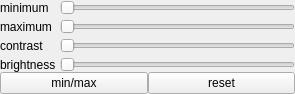
<?xml version="1.0" encoding="UTF-8"?>
<ui version="4.0">
 <class>Form</class>
 <widget class="QWidget" name="Form">
  <property name="geometry">
   <rect>
    <x>0</x>
    <y>0</y>
    <width>295</width>
    <height>132</height>
   </rect>
  </property>
  <property name="sizePolicy">
   <sizepolicy hsizetype="MinimumExpanding" vsizetype="Minimum">
    <horstretch>0</horstretch>
    <verstretch>0</verstretch>
   </sizepolicy>
  </property>
  <property name="maximumSize">
   <size>
    <width>16777125</width>
    <height>16777215</height>
   </size>
  </property>
  <property name="windowTitle">
   <string>Form</string>
  </property>
  <layout class="QVBoxLayout" name="verticalLayout_2" stretch="0">
   <property name="spacing">
    <number>-1</number>
   </property>
   <property name="sizeConstraint">
    <enum>QLayout::SetMaximumSize</enum>
   </property>
   <property name="margin">
    <number>0</number>
   </property>
   <item>
    <layout class="QVBoxLayout" name="vbox">
     <property name="spacing">
      <number>0</number>
     </property>
     <property name="leftMargin">
      <number>0</number>
     </property>
     <property name="topMargin">
      <number>0</number>
     </property>
     <property name="rightMargin">
      <number>0</number>
     </property>
     <item>
      <layout class="QGridLayout" name="gbox">
       <property name="spacing">
        <number>4</number>
       </property>
       <item row="0" column="1">
        <widget class="QSlider" name="minimum">
         <property name="sizePolicy">
          <sizepolicy hsizetype="MinimumExpanding" vsizetype="Fixed">
           <horstretch>0</horstretch>
           <verstretch>0</verstretch>
          </sizepolicy>
         </property>
         <property name="orientation">
          <enum>Qt::Horizontal</enum>
         </property>
         <property name="tickPosition">
          <enum>QSlider::NoTicks</enum>
         </property>
        </widget>
       </item>
       <item row="3" column="0">
        <widget class="QLabel" name="brigthLbl">
         <property name="sizePolicy">
          <sizepolicy hsizetype="Preferred" vsizetype="Preferred">
           <horstretch>0</horstretch>
           <verstretch>0</verstretch>
          </sizepolicy>
         </property>
         <property name="text">
          <string>brightness</string>
         </property>
        </widget>
       </item>
       <item row="1" column="1">
        <widget class="QSlider" name="maximum">
         <property name="sizePolicy">
          <sizepolicy hsizetype="MinimumExpanding" vsizetype="Fixed">
           <horstretch>0</horstretch>
           <verstretch>0</verstretch>
          </sizepolicy>
         </property>
         <property name="orientation">
          <enum>Qt::Horizontal</enum>
         </property>
        </widget>
       </item>
       <item row="3" column="1">
        <widget class="QSlider" name="brightness">
         <property name="sizePolicy">
          <sizepolicy hsizetype="MinimumExpanding" vsizetype="Fixed">
           <horstretch>0</horstretch>
           <verstretch>0</verstretch>
          </sizepolicy>
         </property>
         <property name="orientation">
          <enum>Qt::Horizontal</enum>
         </property>
        </widget>
       </item>
       <item row="2" column="0">
        <widget class="QLabel" name="contrastLbl">
         <property name="sizePolicy">
          <sizepolicy hsizetype="Preferred" vsizetype="Preferred">
           <horstretch>0</horstretch>
           <verstretch>0</verstretch>
          </sizepolicy>
         </property>
         <property name="text">
          <string>contrast</string>
         </property>
        </widget>
       </item>
       <item row="0" column="0">
        <widget class="QLabel" name="minLbl">
         <property name="sizePolicy">
          <sizepolicy hsizetype="Maximum" vsizetype="Preferred">
           <horstretch>0</horstretch>
           <verstretch>0</verstretch>
          </sizepolicy>
         </property>
         <property name="text">
          <string>minimum</string>
         </property>
        </widget>
       </item>
       <item row="2" column="1">
        <widget class="QSlider" name="contrast">
         <property name="sizePolicy">
          <sizepolicy hsizetype="MinimumExpanding" vsizetype="Fixed">
           <horstretch>0</horstretch>
           <verstretch>0</verstretch>
          </sizepolicy>
         </property>
         <property name="orientation">
          <enum>Qt::Horizontal</enum>
         </property>
        </widget>
       </item>
       <item row="1" column="0">
        <widget class="QLabel" name="maxLbl">
         <property name="sizePolicy">
          <sizepolicy hsizetype="Preferred" vsizetype="Preferred">
           <horstretch>0</horstretch>
           <verstretch>0</verstretch>
          </sizepolicy>
         </property>
         <property name="text">
          <string>maximum</string>
         </property>
        </widget>
       </item>
      </layout>
     </item>
     <item>
      <layout class="QHBoxLayout" name="hbox">
       <property name="spacing">
        <number>0</number>
       </property>
       <item>
        <widget class="QPushButton" name="minMaxBtn">
         <property name="sizePolicy">
          <sizepolicy hsizetype="MinimumExpanding" vsizetype="Fixed">
           <horstretch>0</horstretch>
           <verstretch>0</verstretch>
          </sizepolicy>
         </property>
         <property name="text">
          <string>min/max</string>
         </property>
        </widget>
       </item>
       <item>
        <widget class="QPushButton" name="resetBtn">
         <property name="sizePolicy">
          <sizepolicy hsizetype="MinimumExpanding" vsizetype="Fixed">
           <horstretch>0</horstretch>
           <verstretch>0</verstretch>
          </sizepolicy>
         </property>
         <property name="text">
          <string>reset</string>
         </property>
        </widget>
       </item>
      </layout>
     </item>
    </layout>
   </item>
  </layout>
 </widget>
 <resources/>
 <connections/>
</ui>
